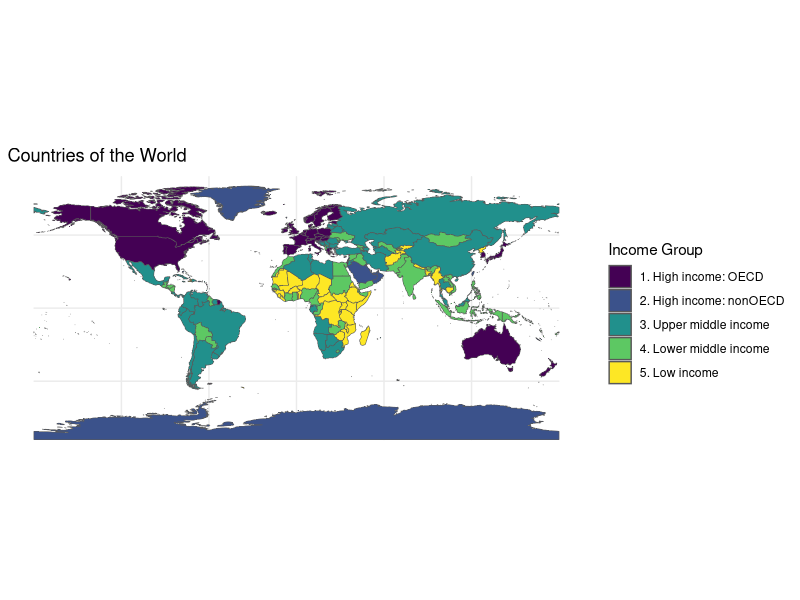

R code for this plot: (Note: this script raises an error after producing the figure.)
## ---- chunk 1
#| message: false

library(rnaturalearth) # natural earth data

library(ggplot2) # beautiful maps

library(dplyr) # data wrangling

library(sf) # simple (spatial) features

## ---- chunk 2

ne_countries <- ne_countries(scale = "medium", 
                             returnclass = "sf") 

## ---- chunk 3

ggplot(ne_countries) + 
  geom_sf(aes(fill = income_grp)) +
  scale_fill_viridis_d(name = "Income Group", 
                       option = "viridis") +
  labs(title = "Countries of the World") +
  theme_minimal()

## ---- chunk 4
#| message: false

ne_countries <- ne_countries %>% select(!pop_est)

st_write(ne_countries, 
         "../shapefiles/ne_countries/ne_countries.shp",
         append = FALSE) # replace; don't append
